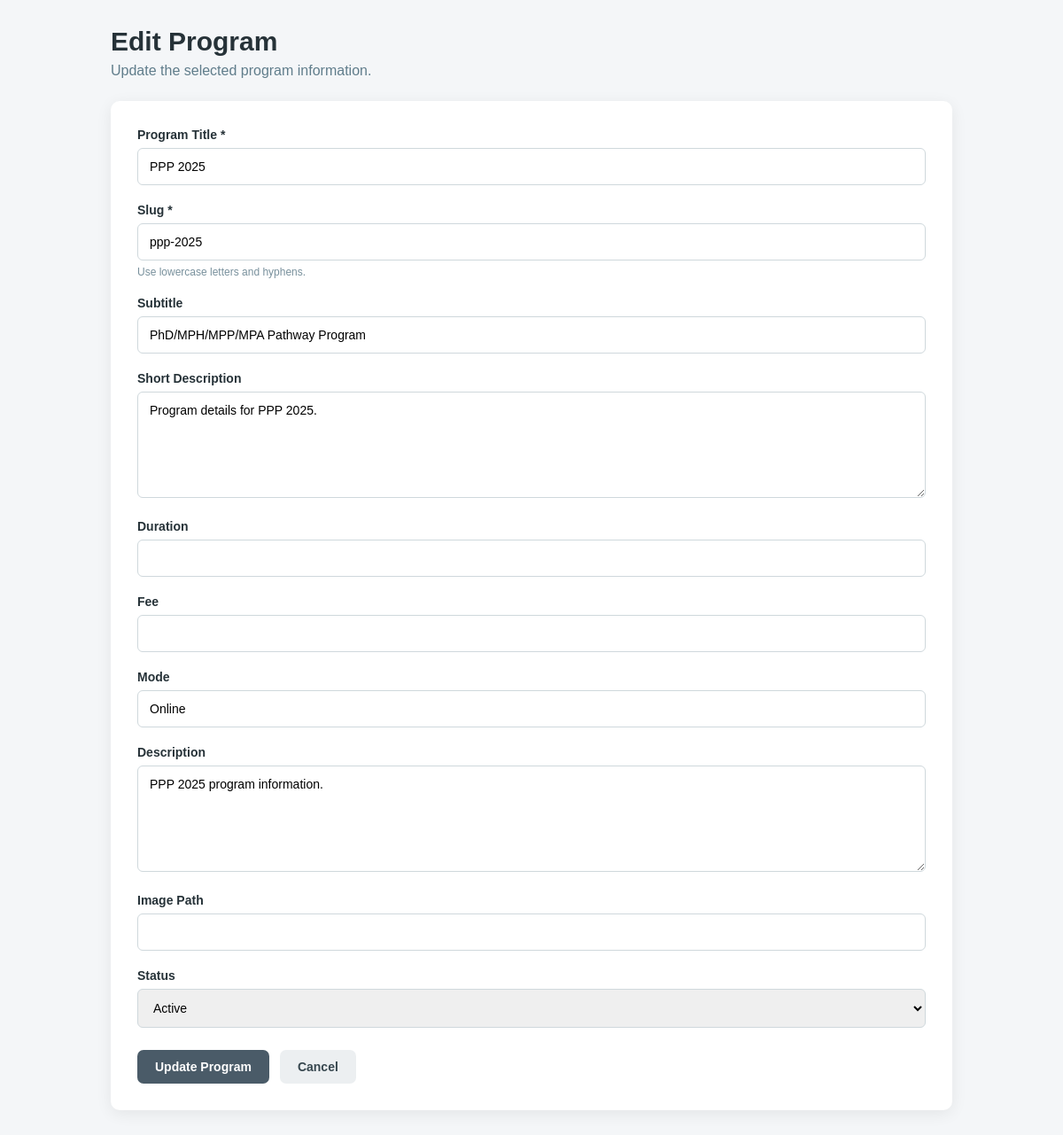
Screenshot of /admin/edit-program.php?id=1 with the database file from the repository.
### tables this page shows
CREATE TABLE IF NOT EXISTS programs (
    id INT UNSIGNED AUTO_INCREMENT PRIMARY KEY,
    title VARCHAR(150) NOT NULL,
    slug VARCHAR(100) NOT NULL UNIQUE,
    subtitle VARCHAR(255) DEFAULT NULL,
    short_description TEXT DEFAULT NULL,
    duration VARCHAR(100) DEFAULT NULL,
    fee VARCHAR(100) DEFAULT NULL,
    mode VARCHAR(100) DEFAULT NULL,
    description TEXT DEFAULT NULL,
    content_1_title VARCHAR(150) DEFAULT NULL,
    content_1 TEXT DEFAULT NULL,
    content_2_title VARCHAR(150) DEFAULT NULL,
    content_2 TEXT DEFAULT NULL,
    content_3_title VARCHAR(150) DEFAULT NULL,
    content_3 TEXT DEFAULT NULL,
    content_4_title VARCHAR(150) DEFAULT NULL,
    content_4 TEXT DEFAULT NULL,
    image VARCHAR(255) DEFAULT NULL,
    status TINYINT(1) NOT NULL DEFAULT 1,
    created_at TIMESTAMP DEFAULT CURRENT_TIMESTAMP,
    updated_at TIMESTAMP DEFAULT CURRENT_TIMESTAMP ON UPDATE CURRENT_TIMESTAMP,
    INDEX idx_program_status (status),
    INDEX idx_program_title (title)
);

### admin/edit-program.php (the view, shortened to what this page needs)
<?php
require_once __DIR__ . '/../config/database.php';
$id = (int) ($_GET['id'] ?? 0);
$stmt = $pdo->prepare("
    SELECT *
    FROM programs
    WHERE id = :id
    LIMIT 1
");
$stmt->execute([
    ':id' => $id
]);
$program = $stmt->fetch();
?>
<!DOCTYPE html>
<html lang="en">
<head>
</head>
<body>
<div class="admin-container">
    <div class="page-header">
        <h1>
            Edit Program
        </h1>
        <p>
            Update the selected program information.
        </p>
    </div>
    <div class="form-card">
        <form
            action="edit-program.php?id=<?= (int) $program['id'] ?>"
            method="post"
        >
            <div class="form-group">
                <label for="title">
                    Program Title *
                </label>
                <input
                    type="text"
                    id="title"
                    name="title"
                    value="<?= htmlspecialchars($program['title']) ?>"
                    required
                >
            </div>
            <div class="form-group">
                <label for="slug">
                    Slug *
                </label>
                <input
                    type="text"
                    id="slug"
                    name="slug"
                    value="<?= htmlspecialchars($program['slug']) ?>"
                    required
                >
                <span class="help-text">
                    Use lowercase letters and hyphens.
                </span>
            </div>
            <div class="form-group">
                <label for="subtitle">
                    Subtitle
                </label>
                <input
                    type="text"
                    id="subtitle"
                    name="subtitle"
                    value="<?= htmlspecialchars($program['subtitle'] ?? '') ?>"
                >
            </div>
            <div class="form-group">
                <label for="short_description">
                    Short Description
                </label>
                <textarea
                    id="short_description"
                    name="short_description"
                ><?= htmlspecialchars($program['short_description'] ?? '') ?></textarea>
            </div>
            <div class="form-group">
                <label for="duration">
                    Duration
                </label>
                <input
                    type="text"
                    id="duration"
                    name="duration"
                    value="<?= htmlspecialchars($program['duration'] ?? '') ?>"
                >
            </div>
            <div class="form-group">
                <label for="fee">
                    Fee
                </label>
                <input
                    type="text"
                    id="fee"
                    name="fee"
                    value="<?= htmlspecialchars($program['fee'] ?? '') ?>"
                >
            </div>
            <div class="form-group">
                <label for="mode">
                    Mode
                </label>
                <input
                    type="text"
                    id="mode"
                    name="mode"
                    value="<?= htmlspecialchars($program['mode'] ?? '') ?>"
                >
            </div>
            <div class="form-group">
                <label for="description">
                    Description
                </label>
                <textarea
                    id="description"
                    name="description"
                ><?= htmlspecialchars($program['description'] ?? '') ?></textarea>
            </div>
            <div class="form-group">
                <label for="image">
                    Image Path
                </label>
                <input
                    type="text"
                    id="image"
                    name="image"
                    value="<?= htmlspecialchars($program['image'] ?? '') ?>"
                >
            </div>
            <div class="form-group">
                <label for="status">
                    Status
                </label>
                <select
                    id="status"
                    name="status"
                >
                    <option
                        value="1"
                        <?= (int) $program['status'] === 1 ? 'selected' : '' ?>
                    >
                        Active
                    </option>
                </select>
            </div>
            <div class="form-actions">
                <button
                    type="submit"
                    class="btn save-btn"
                >
                    Update Program
                </button>
                <a
                    href="programs.php"
                    class="btn cancel-btn"
                >
                    Cancel
                </a>
            </div>
        </form>
    </div>
</div>
</body>
</html>

### admin/edit-program.php (style rules this page uses)
* { box-sizing: border-box; }
body { margin: 0; padding: 30px; background: #f4f6f8; color: #263238; font-family: Arial, sans-serif; }
.admin-container { max-width: 950px; margin: 0 auto; }
.page-header { margin-bottom: 25px; }
.page-header h1 { margin: 0 0 7px; font-size: 30px; }
.page-header p { margin: 0; color: #607d8b; }
.form-card { background: #ffffff; padding: 30px; border-radius: 10px; box-shadow: 0 4px 18px rgba(0, 0, 0, 0.07); }
.form-group { margin-bottom: 20px; }
.form-group label { display: block; margin-bottom: 7px; font-size: 14px; font-weight: 600; }
.form-group input, .form-group textarea, .form-group select { width: 100%; padding: 12px 13px; border: 1px solid #cfd8dc; border-radius: 6px; font-size: 14px; font-family: inherit; outline: none; }
.form-group textarea { min-height: 120px; resize: vertical; }
.help-text { display: block; margin-top: 6px; color: #78909c; font-size: 12px; }
.form-actions { display: flex; gap: 12px; margin-top: 25px; flex-wrap: wrap; }
.btn { display: inline-block; padding: 11px 20px; border: none; border-radius: 7px; text-decoration: none; font-size: 14px; font-weight: 600; cursor: pointer; }
.save-btn { background: #4a5b68; color: #ffffff; }
.cancel-btn { background: #eceff1; color: #37474f; }

### rows the page displays
programs: title "PPP 2025", slug "ppp-2025", subtitle "PhD/MPH/MPP/MPA Pathway Program", short_description "Program details for PPP 2025.", mode "Online", description "PPP 2025 program information.", status "Active"
